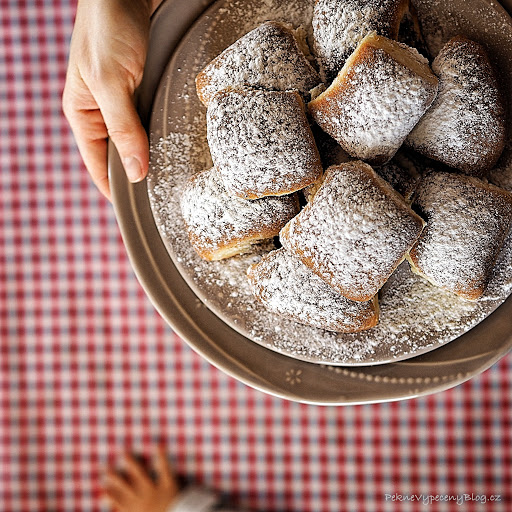
#> input picture images/bg.jpg, 512 x 512 px; its folder holds 4 pictures in this run
$ python makeSmall.py
#> lines starting #> are read from the running program, lines starting #| are printed output that depends on the picture
import os
from PIL import Image

for filename in os.listdir('.'):
    if filename.endswith((".jpg", ".jpeg")):
        with Image.open(filename) as img:
#> img is the input picture: PIL image 512x512 RGB; mean R, G, B 157.1, 122.4, 113.9
            if(img.width < img.height):
                img = img.transpose(Image.ROTATE_90)
            resized_img = img.resize((320, 180))
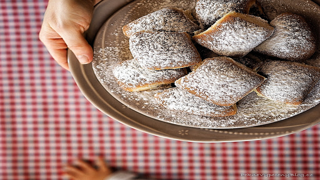
#> resized_img: PIL image 320x180 RGB; mean R, G, B 157.1, 122.4, 114
            resized_img.save("thumb_"+filename)
        print("Compressed", filename)
#> pass 2 of the loop `for filename in os.listdir('.'):`:
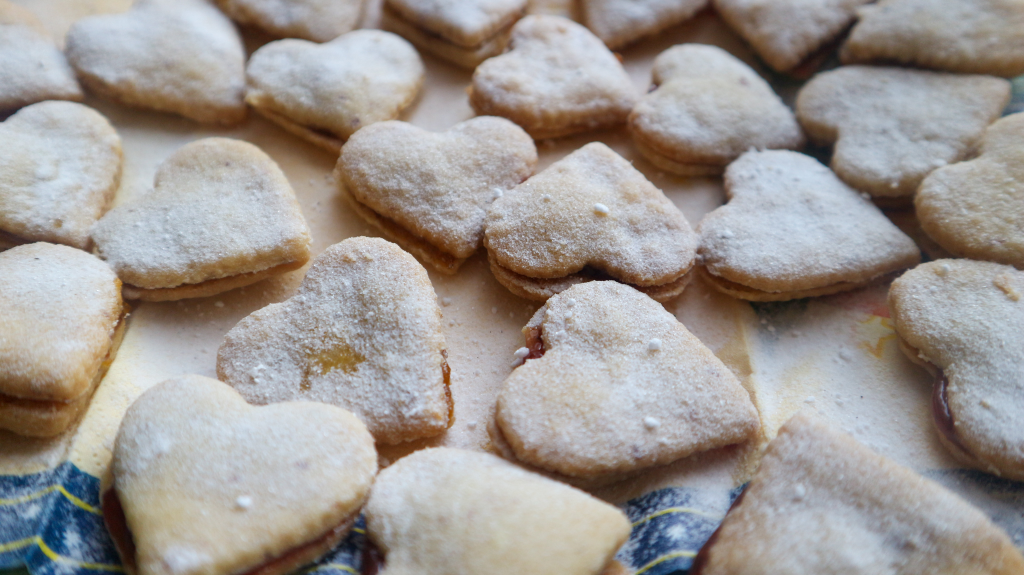
#> input picture images/bg.jpg.jpg, 2048 x 1150 px (shown at 1/2 size)
#> img is the input picture: PIL image 2048x1150 RGB; mean R, G, B 156.5, 150.5, 146.6
#> `resized_img = img.resize((320, 180))`:
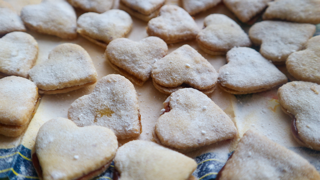
#> resized_img: PIL image 320x180 RGB; mean R, G, B 156.5, 150.5, 146.6
#> pass 3 of the loop `for filename in os.listdir('.'):`:
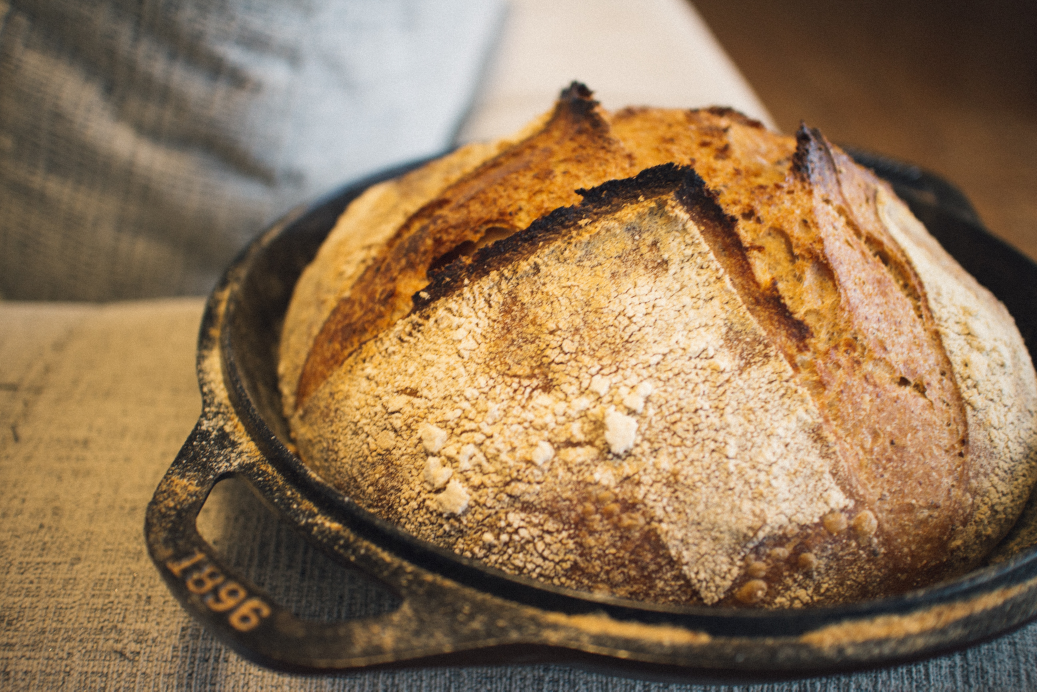
#> input picture images/bg2.jpg, 5184 x 3456 px (shown at 1/5 size)
#> img is the input picture: PIL image 5184x3456 RGB; mean R, G, B 144.8, 117.5, 86.7
#> `resized_img = img.resize((320, 180))`:
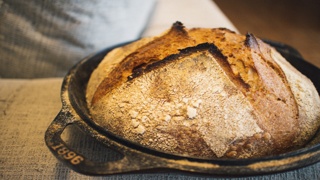
#> resized_img: PIL image 320x180 RGB; mean R, G, B 144.8, 117.5, 86.7
#> the loop made 5 passes; the first 3 are shown
